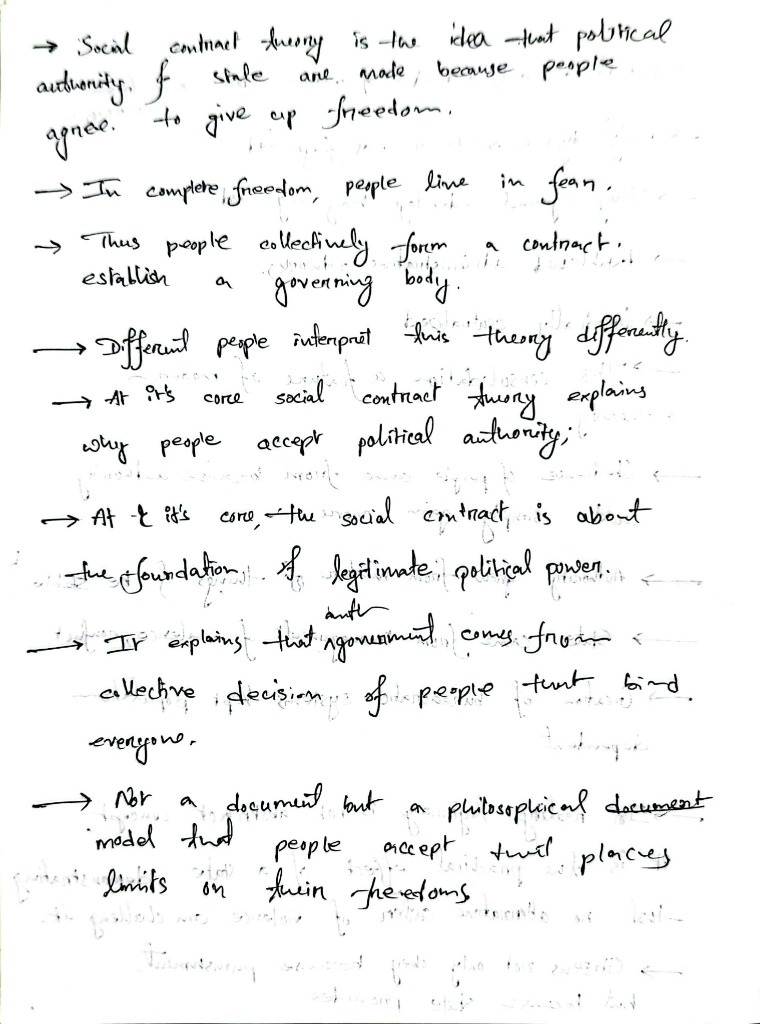
#> input picture data/scans/notes_page_2.jpg, 760 x 1024 px; its folder holds only this picture in this run
$ python build_pure_glyph_bank.py
#> lines starting #> are read from the running program, lines starting #| are printed output that depends on the picture
"""
Pure Glyph Bank Builder v3: Manual-Quality Character Extraction
Uses vertical projection profiles within each line to segment individual characters,
then matches them against OCR word boxes for labeling.

Key insight: Instead of 1:1 sequential matching (which drifts), we:
1. Segment lines into WORD groups using large horizontal gaps
2. OCR each word group independently for more accurate text
3. Match characters within each word group
"""

import os
import sys
import json
import shutil
import cv2
import numpy as np
from PIL import Image

sys.path.insert(0, os.path.dirname(os.path.dirname(os.path.abspath(__file__))))
os.chdir(os.path.dirname(os.path.dirname(os.path.abspath(__file__))))

from engine.glyph_quality import is_valid_single_glyph

SCANS_DIR = "data/scans"
OUTPUT_DIR = "data/glyphs_v2"
INDEX_FILE = "data/glyphs_v2/glyphs_index.json"

sys.stdout.reconfigure(encoding='utf-8', errors='replace')


def preprocess_scan(img_bgr):
    gray = cv2.cvtColor(img_bgr, cv2.COLOR_BGR2GRAY)
    kernel = cv2.getStructuringElement(cv2.MORPH_RECT, (51, 51))
    bg = cv2.morphologyEx(gray, cv2.MORPH_CLOSE, kernel)
    norm = cv2.divide(gray, bg, scale=255.0).clip(0, 255).astype(np.uint8)
    binary = cv2.adaptiveThreshold(
        norm, 255, cv2.ADAPTIVE_THRESH_GAUSSIAN_C,
        cv2.THRESH_BINARY_INV, 25, 12
    )
    kernel_clean = cv2.getStructuringElement(cv2.MORPH_RECT, (2, 2))
    return gray, cv2.morphologyEx(binary, cv2.MORPH_OPEN, kernel_clean)


def segment_lines(binary):
    proj = np.sum(binary, axis=1)
    h = binary.shape[0]
    threshold = np.mean(proj) * 0.12
    in_line, lines, start_y = False, [], 0
    for y, val in enumerate(proj):
        if not in_line and val > threshold:
            in_line, start_y = True, max(0, y - 4)
        elif in_line and val <= threshold:
            in_line = False
            end_y = min(h, y + 4)
            if end_y - start_y > 12:
                lines.append((start_y, end_y))
    if in_line and (h - start_y > 12):
        lines.append((start_y, h))
    return lines


def segment_words_in_line(line_binary, min_gap=8):
    """
    Segment a binary line image into word groups using vertical projection.
    Words are separated by gaps wider than min_gap pixels.
    Returns list of (x_start, x_end) for each word.
    """
    vproj = np.sum(line_binary, axis=0)
    w = line_binary.shape[1]
    threshold = np.mean(vproj[vproj > 0]) * 0.05 if np.any(vproj > 0) else 0

    in_stroke = False
    segments = []
    start_x = 0

    for x, val in enumerate(vproj):
        if not in_stroke and val > threshold:
            in_stroke = True
            start_x = x
        elif in_stroke and val <= threshold:
            in_stroke = False
            segments.append((start_x, x))
    if in_stroke:
        segments.append((start_x, w))

    # Merge segments that are very close (< min_gap) into words
    if not segments:
        return []

    words = [segments[0]]
    for seg in segments[1:]:
        prev_end = words[-1][1]
        gap = seg[0] - prev_end
        if gap < min_gap:
            # Merge with previous
            words[-1] = (words[-1][0], seg[1])
        else:
            words.append(seg)

    # Filter tiny segments (noise)
    words = [(x1, x2) for x1, x2 in words if x2 - x1 >= 5]
    return words


def extract_chars_from_word(word_binary, word_x_offset=0):
    """
    Extract individual character connected components from a word crop.
    Returns list of component dicts sorted left-to-right.
    """
    num_labels, labels, stats, centroids = cv2.connectedComponentsWithStats(
        word_binary, connectivity=8
    )

    components = []
    for i in range(1, num_labels):
        x = stats[i, cv2.CC_STAT_LEFT]
        y = stats[i, cv2.CC_STAT_TOP]
        w = stats[i, cv2.CC_STAT_WIDTH]
        h = stats[i, cv2.CC_STAT_HEIGHT]
        area = stats[i, cv2.CC_STAT_AREA]

        if area < 10 or w < 2 or h < 2:
            continue

        mask = (labels[y:y+h, x:x+w] == i).astype(np.uint8) * 255
        components.append({
            'x': x + word_x_offset, 'y': y, 'w': w, 'h': h,
            'local_x': x, 'area': area, 'crop': mask,
        })

    components.sort(key=lambda c: c['local_x'])
    return components


def merge_i_dots(components, line_h):
    """Merge small dots with their body strokes (for i, j, etc.)."""
    if len(components) < 2:
        return components

    merged = []
    skip = set()

    for i, comp in enumerate(components):
        if i in skip:
            continue
        is_dot = comp['area'] < 40 and comp['h'] < 10 and comp['w'] < 10
        if is_dot:
            best_j = None
            best_dist = 999
            for j, other in enumerate(components):
                if j == i or j in skip or other['h'] < 8:
                    continue
                h_dist = abs((comp['local_x'] + comp['w']/2) - (other['local_x'] + other['w']/2))
                v_gap = other['y'] - (comp['y'] + comp['h'])
                if h_dist < max(other['w'], 8) and -3 < v_gap < 12:
                    dist = h_dist + abs(v_gap)
                    if dist < best_dist:
                        best_dist, best_j = dist, j
            if best_j is not None:
                body = components[best_j]
                min_x = min(comp['local_x'], body['local_x'])
                min_y = min(comp['y'], body['y'])
                max_x = max(comp['local_x'] + comp['w'], body['local_x'] + body['w'])
                max_y = max(comp['y'] + comp['h'], body['y'] + body['h'])
                nw, nh = max_x - min_x, max_y - min_y
                mc = np.zeros((nh, nw), dtype=np.uint8)
                dy, dx = comp['y'] - min_y, comp['local_x'] - min_x
                mc[dy:dy+comp['h'], dx:dx+comp['w']] = np.maximum(
                    mc[dy:dy+comp['h'], dx:dx+comp['w']], comp['crop'])
                dy, dx = body['y'] - min_y, body['local_x'] - min_x
                mc[dy:dy+body['h'], dx:dx+body['w']] = np.maximum(
                    mc[dy:dy+body['h'], dx:dx+body['w']], body['crop'])
                skip.add(best_j)
                merged.append({
                    'x': min_x + (comp['x'] - comp['local_x']),
                    'y': min_y, 'w': nw, 'h': nh,
                    'local_x': min_x, 'area': comp['area'] + body['area'], 'crop': mc,
                })
                continue
        merged.append(comp)

    merged.sort(key=lambda c: c['local_x'])
    return merged


def ocr_word_crop(img_bgr_crop):
    """OCR a single word crop. Returns recognized text or empty string."""
    try:
        from rapidocr_onnxruntime import RapidOCR
        ocr = RapidOCR()
        result, _ = ocr(img_bgr_crop)
        if result:
            texts = [r[1] for r in result]
            return "".join(texts)
    except:
        pass
    return ""


def register_glyph(index, char_label, crop_binary, source_page, source_line):
    """Save a validated glyph to disk."""
    if char_label not in index:
        index[char_label] = []
    if len(index[char_label]) >= 15:
        return False

    var_id = len(index[char_label]) + 1
    char_code = ord(char_label) if len(char_label) == 1 else abs(hash(char_label)) % 100000
    char_dir = os.path.join(OUTPUT_DIR, f"char_{char_code}")
    os.makedirs(char_dir, exist_ok=True)

    filepath = os.path.join(char_dir, f"{var_id}.png")
    h_c, w_c = crop_binary.shape
    rgba = np.zeros((h_c, w_c, 4), dtype=np.uint8)
    rgba[:, :, 0] = 30
    rgba[:, :, 1] = 30
    rgba[:, :, 2] = 35
    rgba[:, :, 3] = crop_binary
    cv2.imwrite(filepath, rgba)

    index[char_label].append({
        "variant_id": var_id,
        "path": filepath.replace("\\", "/"),
        "width": w_c, "height": h_c,
        "aspect_ratio": round(w_c / max(h_c, 1), 2),
        "source_page": source_page, "source_line": source_line,
    })
    return True


def build_glyph_bank():
    if os.path.exists(OUTPUT_DIR):
        shutil.rmtree(OUTPUT_DIR)
    os.makedirs(OUTPUT_DIR, exist_ok=True)

    index = {}
    total_reg, total_rej = 0, 0

    scan_files = sorted([
        f for f in os.listdir(SCANS_DIR)
        if f.lower().endswith(('.jpg', '.jpeg', '.png'))
    ])
    print(f"Found {len(scan_files)} scan pages")

    for scan_file in scan_files:
        scan_path = os.path.join(SCANS_DIR, scan_file)
        img_bgr = cv2.imread(scan_path)
#> img_bgr is the input picture: shape (1024, 760, 3); mean B, G, R 243.9, 244, 243.7
        if img_bgr is None:
            continue

        print(f"\n{'='*60}")
        print(f"Processing: {scan_file} ({img_bgr.shape[1]}x{img_bgr.shape[0]})")
#| Processing: notes_page_2.jpg (760x1024)

        # Skip very low-res images (the 229x320 page 4 is too small for reliable extraction)
        if img_bgr.shape[0] < 400 or img_bgr.shape[1] < 400:
            print(f"  SKIP: Image too small for reliable extraction")
            continue

        gray, binary = preprocess_scan(img_bgr)
#> in preprocess_scan, `bg = cv2.morphologyEx(gray, cv2.MORPH_CLOSE, kernel)`: bg: shape (1024, 760); every value is 255
#> in preprocess_scan, `binary = cv2.adaptiveThreshold( norm, 255, cv2.ADAPTIVE_THRESH_GAUSSIA..`:
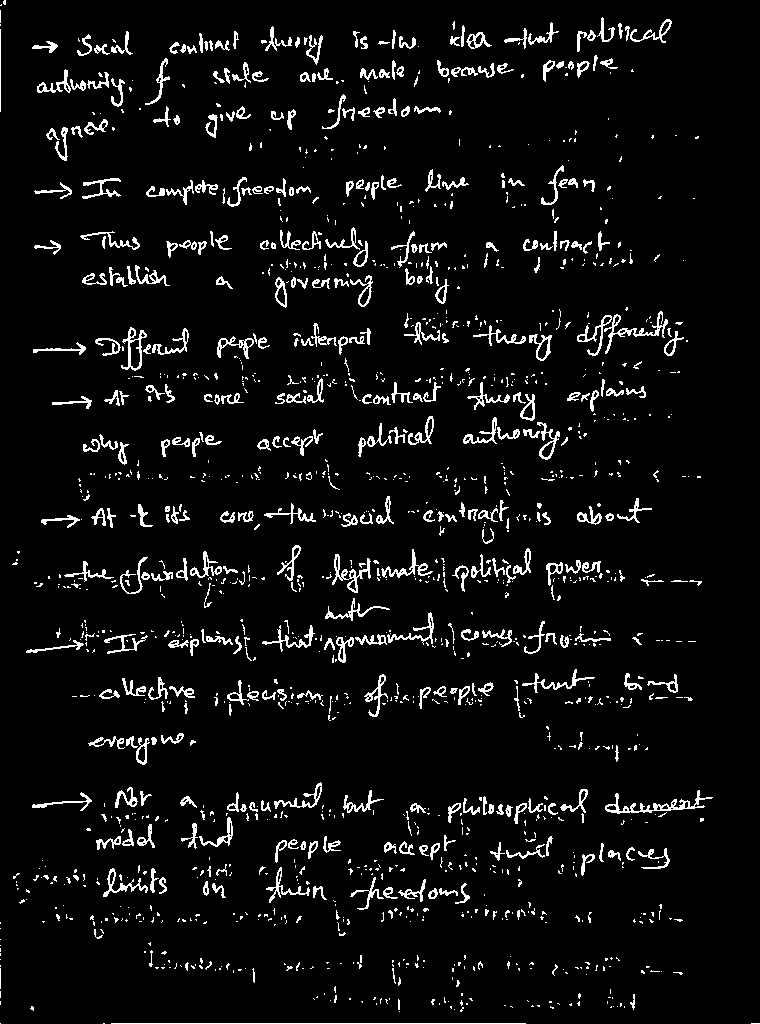
#> binary: shape (1024, 760); 5.8% white in thin lines or dots
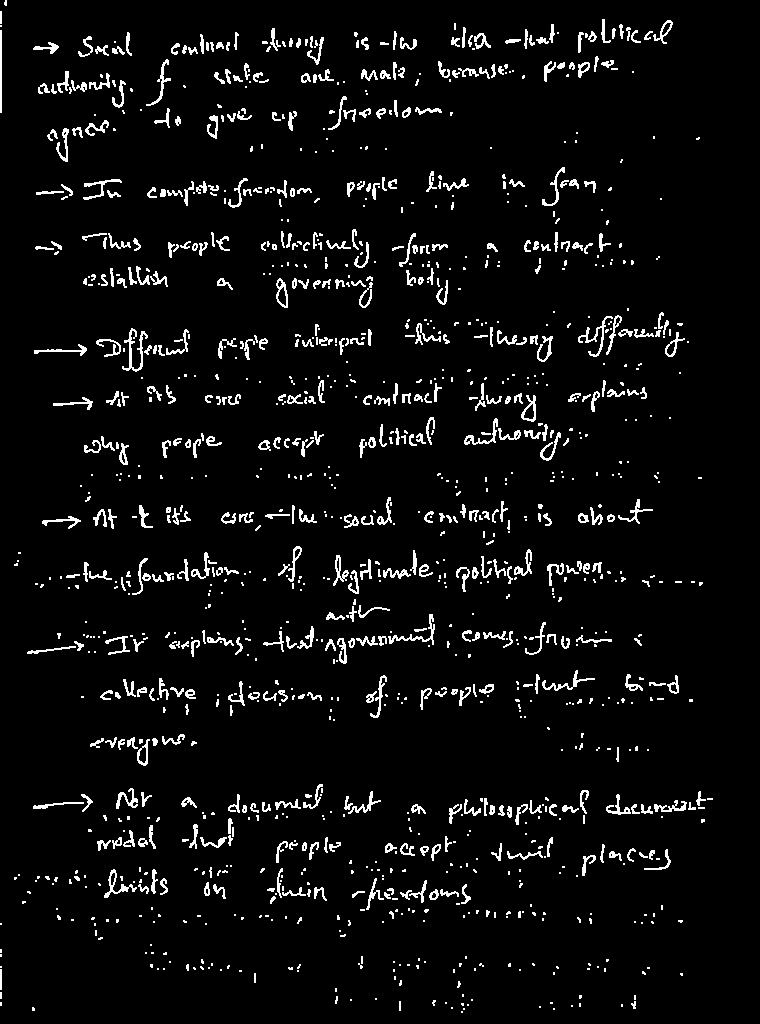
#> binary: shape (1024, 760); 5.1% white in thin lines or dots
        lines = segment_lines(binary)
#> in segment_lines, `proj = np.sum(binary, axis=1)`: proj = 1024 values, max 53295 at index 807, min 0 at index 6, mean 9816.5
#> in segment_lines, `threshold = np.mean(proj) * 0.12`: threshold = 1178
#> the loop in segment_lines, `for y, val in enumerate(proj):` made 1024 passes
#> (val, in_line) on pass 20: (1275, True)
#> in_line on passes 155, 156, 163, 170, 209, 210: False, True, False, True, False, True
#> after the loop in segment_lines, `for y, val in enumerate(proj):`: end_y = 1015; in_line = False; lines = [(15, 158), (151, 166), (165, 212), (227, 312), (310, 376), (370, 469), (468, 486), (493, 534), (527, 540), (543, 599), (592, 605), (600, 668), (670, 722), (730, 769), (784, 929), (954, 991), (991, 1015)]; start_y = 991
        print(f"  {len(lines)} lines detected")
#|   17 lines detected

        page_reg, page_rej = 0, 0

        for li, (ly1, ly2) in enumerate(lines):
            line_binary = binary[ly1:ly2, :]
            line_h = ly2 - ly1

            # Segment into word groups by large gaps
            word_ranges = segment_words_in_line(line_binary, min_gap=8)

            if not word_ranges:
                continue

            line_reg, line_rej = 0, 0

            for wx1, wx2 in word_ranges:
                word_bin = line_binary[:, wx1:wx2]
                word_w = wx2 - wx1

                # Skip tiny word segments
                if word_w < 8:
                    continue

                # Extract character components within this word
                raw_ccs = extract_chars_from_word(word_bin, word_x_offset=wx1)
                ccs = merge_i_dots(raw_ccs, line_h)

                if not ccs:
                    continue

                # OCR the word crop from the original color image
                pad = 3
                word_img = img_bgr[max(0,ly1-pad):min(img_bgr.shape[0],ly2+pad),
                                   max(0,wx1-pad):min(img_bgr.shape[1],wx2+pad)]

                ocr_text = ocr_word_crop(word_img)

                if not ocr_text.strip():
                    continue

                # Clean: remove spaces from OCR text for char-level matching
                chars = [ch for ch in ocr_text if not ch.isspace()]

                # Only align if the count roughly matches
                # Allow some tolerance for OCR miscount
                ratio = len(chars) / max(len(ccs), 1)
                if ratio < 0.4 or ratio > 2.5:
                    # Too much mismatch, skip this word
                    continue

                # Sequential alignment within the word
                for ci, comp in enumerate(ccs):
                    if ci >= len(chars):
                        break

                    char_label = chars[ci]
                    if char_label.isspace():
                        continue

                    crop = comp['crop']
                    is_valid, reason = is_valid_single_glyph(crop, char_label, strict=True)

                    if not is_valid:
                        line_rej += 1
                        continue

                    if register_glyph(index, char_label, crop, scan_file, li):
                        line_reg += 1

            if line_reg > 0:
                print(f"  L{li:2d}: {len(word_ranges):2d} words | reg={line_reg} rej={line_rej}")

            page_reg += line_reg
            page_rej += line_rej
#> this loop made 1 pass
#> (li, ly1, ly2, line_h, w in segment_words_in_line, threshold in segment_words_in_line) on pass 1: (0, 15, 158, 143, 760, 135.8)
#> pass 1, in build_glyph_bank, `line_binary = binary[ly1:ly2, :]`:
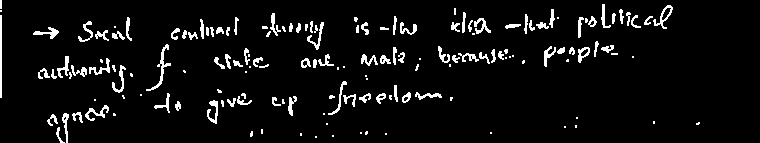
#> line_binary: shape (143, 760); 6% white in thin lines or dots
#> pass 1, in extract_chars_from_word, `num_labels, labels, stats, centroids = cv2.connectedComponentsWithStat..`:
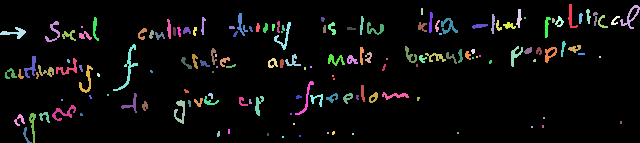
#> labels: shape (143, 640) int32; 154 distinct labels, from 0 to 153; one colour per label, 0 black
#> after the loop:
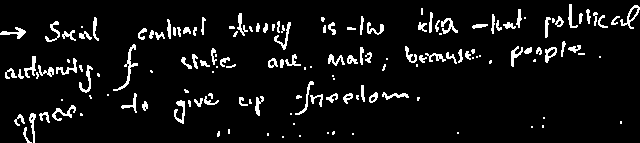
#> word_bin: shape (143, 640); 6.9% white in thin lines or dots
#> after the loop:
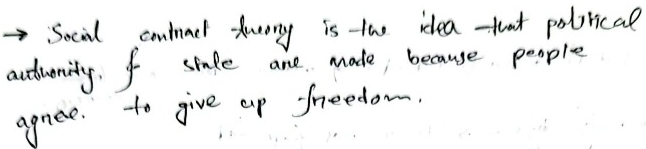
#> word_img: shape (149, 646, 3); mean B, G, R 241.7, 241.8, 241.3
#> after the loop, page_reg = 0; page_rej = 0

        print(f"  Page: {page_reg} registered, {page_rej} rejected")
        total_reg += page_reg
        total_rej += page_rej

    # Save index
    with open(INDEX_FILE, "w", encoding="utf-8") as f:
        json.dump(index, f, indent=2, ensure_ascii=False)

    print(f"\n{'='*60}")
    print(f"GLYPH BANK v2 BUILD COMPLETE")
    print(f"Total registered: {total_reg}")
    print(f"Total rejected:   {total_rej}")
    print(f"Unique characters: {len(index)}")
    for ch in sorted(index.keys()):
        n = len(index[ch])
        sizes = [(v['width'], v['height']) for v in index[ch][:3]]
        print(f"  {repr(ch):6s} -> {n:2d} variants  {sizes}")

    return index


if __name__ == "__main__":
    build_glyph_bank()
#> (the call stopped at in ocr_word_crop, `ocr = RapidOCR()`: rapidocr_onnxruntime is not available in this run)
